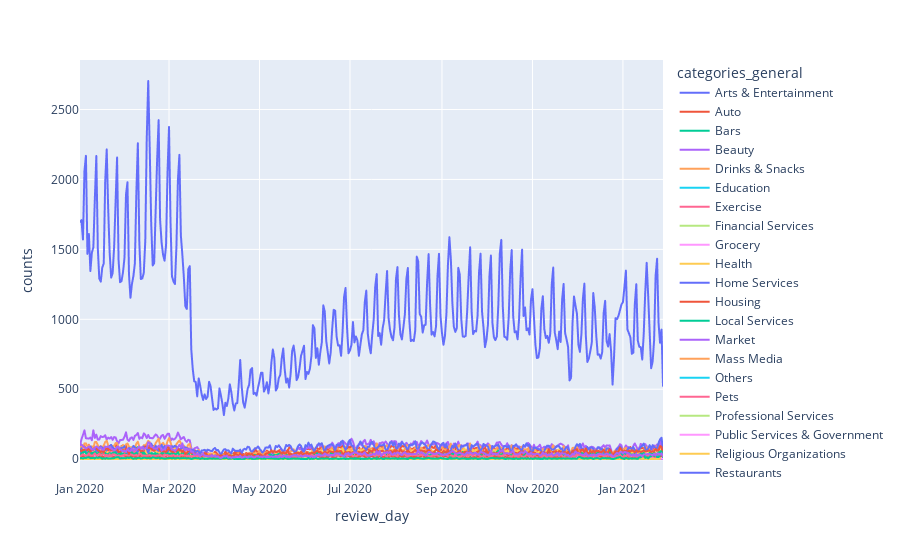

This figure's notebook cell:
### Code cell
fig = px.line(cat_line, x="review_day", y="counts", color='categories_general')
fig.show()

### Figure 1 — Plotly figure (JSON) as saved in the notebook; plotly's stock layout.template omitted (floating-point values rounded to 4 significant figures; data arrays with more than 128 entries replaced by an {"elided": "..."} marker saying what was removed)
{"data": [{"hovertemplate": "categories_general=Arts & Entertainment<br>review_day=%{x}<br>counts=%{y}<extra></extra>", "legendgroup": "Arts & Entertainment", "line": {"color": "#636efa", "dash": "solid"}, "mode": "lines", "name": "Arts & Entertainment", "showlegend": true, "type": "scattergl", "x": {"elided": "358 str values"}, "xaxis": "x", "y": {"elided": "358 int values"}, "yaxis": "y"}, {"hovertemplate": "categories_general=Auto<br>review_day=%{x}<br>counts=%{y}<extra></extra>", "legendgroup": "Auto", "line": {"color": "#EF553B", "dash": "solid"}, "mode": "lines", "name": "Auto", "showlegend": true, "type": "scattergl", "x": {"elided": "394 str values"}, "xaxis": "x", "y": {"elided": "394 int values"}, "yaxis": "y"}, {"hovertemplate": "categories_general=Bars<br>review_day=%{x}<br>counts=%{y}<extra></extra>", "legendgroup": "Bars", "line": {"color": "#00cc96", "dash": "solid"}, "mode": "lines", "name": "Bars", "showlegend": true, "type": "scattergl", "x": {"elided": "394 str values"}, "xaxis": "x", "y": {"elided": "394 int values"}, "yaxis": "y"}, {"hovertemplate": "categories_general=Beauty<br>review_day=%{x}<br>counts=%{y}<extra></extra>", "legendgroup": "Beauty", "line": {"color": "#ab63fa", "dash": "solid"}, "mode": "lines", "name": "Beauty", "showlegend": true, "type": "scattergl", "x": {"elided": "394 str values"}, "xaxis": "x", "y": {"elided": "394 int values"}, "yaxis": "y"}, {"hovertemplate": "categories_general=Drinks & Snacks<br>review_day=%{x}<br>counts=%{y}<extra></extra>", "legendgroup": "Drinks & Snacks", "line": {"color": "#FFA15A", "dash": "solid"}, "mode": "lines", "name": "Drinks & Snacks", "showlegend": true, "type": "scattergl", "x": {"elided": "394 str values"}, "xaxis": "x", "y": {"elided": "394 int values"}, "yaxis": "y"}, {"hovertemplate": "categories_general=Education<br>review_day=%{x}<br>counts=%{y}<extra></extra>", "legendgroup": "Education", "line": {"color": "#19d3f3", "dash": "solid"}, "mode": "lines", "name": "Education", "showlegend": true, "type": "scattergl", "x": {"elided": "327 str values"}, "xaxis": "x", "y": {"elided": "327 int values"}, "yaxis": "y"}, {"hovertemplate": "categories_general=Exercise<br>review_day=%{x}<br>counts=%{y}<extra></extra>", "legendgroup": "Exercise", "line": {"color": "#FF6692", "dash": "solid"}, "mode": "lines", "name": "Exercise", "showlegend": true, "type": "scattergl", "x": {"elided": "394 str values"}, "xaxis": "x", "y": {"elided": "394 int values"}, "yaxis": "y"}, {"hovertemplate": "categories_general=Financial Services<br>review_day=%{x}<br>counts=%{y}<extra></extra>", "legendgroup": "Financial Services", "line": {"color": "#B6E880", "dash": "solid"}, "mode": "lines", "name": "Financial Services", "showlegend": true, "type": "scattergl", "x": {"elided": "382 str values"}, "xaxis": "x", "y": {"elided": "382 int values"}, "yaxis": "y"}, {"hovertemplate": "categories_general=Grocery<br>review_day=%{x}<br>counts=%{y}<extra></extra>", "legendgroup": "Grocery", "line": {"color": "#FF97FF", "dash": "solid"}, "mode": "lines", "name": "Grocery", "showlegend": true, "type": "scattergl", "x": {"elided": "394 str values"}, "xaxis": "x", "y": {"elided": "394 int values"}, "yaxis": "y"}, {"hovertemplate": "categories_general=Health<br>review_day=%{x}<br>counts=%{y}<extra></extra>", "legendgroup": "Health", "line": {"color": "#FECB52", "dash": "solid"}, "mode": "lines", "name": "Health", "showlegend": true, "type": "scattergl", "x": {"elided": "394 str values"}, "xaxis": "x", "y": {"elided": "394 int values"}, "yaxis": "y"}, {"hovertemplate": "categories_general=Home Services<br>review_day=%{x}<br>counts=%{y}<extra></extra>", "legendgroup": "Home Services", "line": {"color": "#636efa", "dash": "solid"}, "mode": "lines", "name": "Home Services", "showlegend": true, "type": "scattergl", "x": {"elided": "394 str values"}, "xaxis": "x", "y": {"elided": "394 int values"}, "yaxis": "y"}, {"hovertemplate": "categories_general=Housing<br>review_day=%{x}<br>counts=%{y}<extra></extra>", "legendgroup": "Housing", "line": {"color": "#EF553B", "dash": "solid"}, "mode": "lines", "name": "Housing", "showlegend": true, "type": "scattergl", "x": {"elided": "394 str values"}, "xaxis": "x", "y": {"elided": "394 int values"}, "yaxis": "y"}, {"hovertemplate": "categories_general=Local Services<br>review_day=%{x}<br>counts=%{y}<extra></extra>", "legendgroup": "Local Services", "line": {"color": "#00cc96", "dash": "solid"}, "mode": "lines", "name": "Local Services", "showlegend": true, "type": "scattergl", "x": {"elided": "394 str values"}, "xaxis": "x", "y": {"elided": "394 int values"}, "yaxis": "y"}, {"hovertemplate": "categories_general=Market<br>review_day=%{x}<br>counts=%{y}<extra></extra>", "legendgroup": "Market", "line": {"color": "#ab63fa", "dash": "solid"}, "mode": "lines", "name": "Market", "showlegend": true, "type": "scattergl", "x": {"elided": "154 str values"}, "xaxis": "x", "y": {"elided": "154 int values"}, "yaxis": "y"}, {"hovertemplate": "categories_general=Mass Media<br>review_day=%{x}<br>counts=%{y}<extra></extra>", "legendgroup": "Mass Media", "line": {"color": "#FFA15A", "dash": "solid"}, "mode": "lines", "name": "Mass Media", "showlegend": true, "type": "scattergl", "x": {"elided": "147 str values"}, "xaxis": "x", "y": {"elided": "147 int values"}, "yaxis": "y"}, {"hovertemplate": "categories_general=Others<br>review_day=%{x}<br>counts=%{y}<extra></extra>", "legendgroup": "Others", "line": {"color": "#19d3f3", "dash": "solid"}, "mode": "lines", "name": "Others", "showlegend": true, "type": "scattergl", "x": ["2020-04-15", "2020-12-24", "2021-01-18"], "xaxis": "x", "y": [1, 1, 1], "yaxis": "y"}, {"hovertemplate": "categories_general=Pets<br>review_day=%{x}<br>counts=%{y}<extra></extra>", "legendgroup": "Pets", "line": {"color": "#FF6692", "dash": "solid"}, "mode": "lines", "name": "Pets", "showlegend": true, "type": "scattergl", "x": {"elided": "394 str values"}, "xaxis": "x", "y": {"elided": "394 int values"}, "yaxis": "y"}, {"hovertemplate": "categories_general=Professional Services<br>review_day=%{x}<br>counts=%{y}<extra></extra>", "legendgroup": "Professional Services", "line": {"color": "#B6E880", "dash": "solid"}, "mode": "lines", "name": "Professional Services", "showlegend": true, "type": "scattergl", "x": {"elided": "348 str values"}, "xaxis": "x", "y": {"elided": "348 int values"}, "yaxis": "y"}, {"hovertemplate": "categories_general=Public Services & Government<br>review_day=%{x}<br>counts=%{y}<extra></extra>", "legendgroup": "Public Services & Government", "line": {"color": "#FF97FF", "dash": "solid"}, "mode": "lines", "name": "Public Services & Government", "showlegend": true, "type": "scattergl", "x": {"elided": "346 str values"}, "xaxis": "x", "y": {"elided": "346 int values"}, "yaxis": "y"}, {"hovertemplate": "categories_general=Religious Organizations<br>review_day=%{x}<br>counts=%{y}<extra></extra>", "legendgroup": "Religious Organizations", "line": {"color": "#FECB52", "dash": "solid"}, "mode": "lines", "name": "Religious Organizations", "showlegend": true, "type": "scattergl", "x": ["2020-01-01", "2020-01-03", "2020-01-06", "2020-01-11", "2020-01-16", "2020-01-19", "2020-01-20", "2020-01-24", "2020-01-26", "2020-01-27", "2020-01-30", "2020-02-04", "2020-02-05", "2020-02-08", "2020-02-09", "2020-02-12", "2020-02-16", "2020-02-17", "2020-02-23", "2020-02-25", "2020-02-26", "2020-03-02", "2020-03-08", "2020-03-09", "2020-03-16", "2020-03-20", "2020-03-24", "2020-04-05", "2020-04-26", "2020-05-04", "2020-05-13", "2020-05-30", "2020-06-02", "2020-06-04", "2020-06-07", "2020-06-11", "2020-06-21", "2020-06-22", "2020-06-26", "2020-07-19", "2020-07-26", "2020-07-27", "2020-07-29", "2020-07-31", "2020-08-02", "2020-08-05", "2020-08-09", "2020-08-13", "2020-08-19", "2020-08-25", "2020-08-27", "2020-09-09", "2020-09-13", "2020-09-14", "2020-09-15", "2020-09-17", "2020-09-19", "2020-09-20", "2020-09-27", "2020-09-30", "2020-10-03", "2020-10-05", "2020-10-08", "2020-10-12", "2020-10-22", "2020-10-25", "2020-10-28", "2020-11-09", "2020-11-15", "2020-11-23", "2020-11-30", "2020-12-06", "2020-12-10", "2020-12-12", "2020-12-17", "2020-12-21", "2021-01-03", "2021-01-09", "2021-01-10", "2021-01-11", "2021-01-21", "2021-01-22", "2021-01-23", "2021-01-24", "2021-01-26"], "xaxis": "x", "y": [1, 1, 2, 1, 1, 2, 1, 1, 1, 2, 2, 1, 1, 2, 2, 1, 2, 1, 1, 1, 2, 1, 1, 1, 1, 1, 1, 1, 1, 1, 1, 2, 2, 1, 1, 1, 1, 1, 1, 1, 1, 1, 1, 2, 2, 1, 1, 1, 1, 1, 1, 1, 1, 1, 1, 2, 1, 1, 1, 1, 1, 1, 1, 2, 1, 1, 1, 2, 1, 1, 2, 2, 1, 1, 1, 1, 1, 1, 1, 2, 1, 1, 1, 1, 2], "yaxis": "y"}, {"hovertemplate": "categories_general=Restaurants<br>review_day=%{x}<br>counts=%{y}<extra></extra>", "legendgroup": "Restaurants", "line": {"color": "#636efa", "dash": "solid"}, "mode": "lines", "name": "Restaurants", "showlegend": true, "type": "scattergl", "x": {"elided": "394 str values"}, "xaxis": "x", "y": {"elided": "394 int values"}, "yaxis": "y"}, {"hovertemplate": "categories_general=Shopping<br>review_day=%{x}<br>counts=%{y}<extra></extra>", "legendgroup": "Shopping", "line": {"color": "#EF553B", "dash": "solid"}, "mode": "lines", "name": "Shopping", "showlegend": true, "type": "scattergl", "x": {"elided": "394 str values"}, "xaxis": "x", "y": {"elided": "394 int values"}, "yaxis": "y"}, {"hovertemplate": "categories_general=Special Event<br>review_day=%{x}<br>counts=%{y}<extra></extra>", "legendgroup": "Special Event", "line": {"color": "#00cc96", "dash": "solid"}, "mode": "lines", "name": "Special Event", "showlegend": true, "type": "scattergl", "x": {"elided": "384 str values"}, "xaxis": "x", "y": {"elided": "384 int values"}, "yaxis": "y"}, {"hovertemplate": "categories_general=Travel<br>review_day=%{x}<br>counts=%{y}<extra></extra>", "legendgroup": "Travel", "line": {"color": "#ab63fa", "dash": "solid"}, "mode": "lines", "name": "Travel", "showlegend": true, "type": "scattergl", "x": {"elided": "394 str values"}, "xaxis": "x", "y": {"elided": "394 int values"}, "yaxis": "y"}], "layout": {"legend": {"title": {"text": "categories_general"}, "tracegroupgap": 0}, "margin": {"t": 60}, "xaxis": {"anchor": "y", "domain": [0, 1], "title": {"text": "review_day"}}, "yaxis": {"anchor": "x", "domain": [0, 1], "title": {"text": "counts"}}}}
